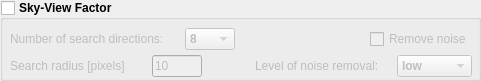
  <widget class="QGroupBox" name="group_sky_view">
   <property name="enabled">
    <bool>true</bool>
   </property>
   <property name="geometry">
    <rect>
     <x>10</x>
     <y>395</y>
     <width>481</width>
     <height>81</height>
    </rect>
   </property>
   <property name="font">
    <font>
     <weight>75</weight>
     <bold>true</bold>
    </font>
   </property>
   <property name="accessibleDescription">
    <string>sky_view_factor</string>
   </property>
   <property name="autoFillBackground">
    <bool>false</bool>
   </property>
   <property name="title">
    <string>Sky-View Factor</string>
   </property>
   <property name="flat">
    <bool>false</bool>
   </property>
   <property name="checkable">
    <bool>true</bool>
   </property>
   <property name="checked">
    <bool>false</bool>
   </property>
   <widget class="QWidget" name="layoutWidget_2">
    <property name="geometry">
     <rect>
      <x>10</x>
      <y>54</y>
      <width>192</width>
      <height>24</height>
     </rect>
    </property>
    <layout class="QHBoxLayout" name="horizontalLayout_7">
     <item>
      <widget class="QLabel" name="label_8">
       <property name="font">
        <font>
         <weight>50</weight>
         <bold>false</bold>
        </font>
       </property>
       <property name="text">
        <string>Search radius [pixels]</string>
       </property>
      </widget>
     </item>
     <item>
      <widget class="QLineEdit" name="sky_search_radius">
       <property name="sizePolicy">
        <sizepolicy hsizetype="Fixed" vsizetype="Fixed">
         <horstretch>0</horstretch>
         <verstretch>0</verstretch>
        </sizepolicy>
       </property>
       <property name="minimumSize">
        <size>
         <width>50</width>
         <height>22</height>
        </size>
       </property>
       <property name="maximumSize">
        <size>
         <width>50</width>
         <height>22</height>
        </size>
       </property>
       <property name="font">
        <font>
         <weight>50</weight>
         <bold>false</bold>
        </font>
       </property>
       <property name="accessibleDescription">
        <string>search_radius</string>
       </property>
       <property name="inputMask">
        <string>009</string>
       </property>
       <property name="text">
        <string>10</string>
       </property>
       <property name="maxLength">
        <number>3</number>
       </property>
       <property name="frame">
        <bool>true</bool>
       </property>
       <property name="placeholderText">
        <string>315</string>
       </property>
       <property name="clearButtonEnabled">
        <bool>false</bool>
       </property>
      </widget>
     </item>
    </layout>
   </widget>
   <widget class="QCheckBox" name="sky_noise">
    <property name="geometry">
     <rect>
      <x>370</x>
      <y>29</y>
      <width>261</width>
      <height>20</height>
     </rect>
    </property>
    <property name="font">
     <font>
      <weight>50</weight>
      <bold>false</bold>
     </font>
    </property>
    <property name="accessibleDescription">
     <string>remove_noise</string>
    </property>
    <property name="text">
     <string>Remove noise</string>
    </property>
   </widget>
   <widget class="QWidget" name="layoutWidget_6">
    <property name="geometry">
     <rect>
      <x>10</x>
      <y>27</y>
      <width>225</width>
      <height>24</height>
     </rect>
    </property>
    <layout class="QHBoxLayout" name="horizontalLayout_8">
     <item>
      <widget class="QLabel" name="label_9">
       <property name="font">
        <font>
         <weight>50</weight>
         <bold>false</bold>
        </font>
       </property>
       <property name="text">
        <string>Number of search directions:</string>
       </property>
      </widget>
     </item>
     <item>
      <widget class="QComboBox" name="sky_search_direction">
       <property name="maximumSize">
        <size>
         <width>50</width>
         <height>22</height>
        </size>
       </property>
       <property name="accessibleDescription">
        <string>svf_directions</string>
       </property>
       <property name="currentText">
        <string>8</string>
       </property>
       <item>
        <property name="text">
         <string>8</string>
        </property>
       </item>
       <item>
        <property name="text">
         <string>16</string>
        </property>
       </item>
       <item>
        <property name="text">
         <string>32</string>
        </property>
       </item>
      </widget>
     </item>
    </layout>
   </widget>
   <widget class="QWidget" name="">
    <property name="geometry">
     <rect>
      <x>255</x>
      <y>54</y>
      <width>217</width>
      <height>24</height>
     </rect>
    </property>
    <layout class="QHBoxLayout" name="horizontalLayout_14">
     <item>
      <widget class="QLabel" name="label_17">
       <property name="font">
        <font>
         <weight>50</weight>
         <bold>false</bold>
        </font>
       </property>
       <property name="text">
        <string>Level of noise removal:</string>
       </property>
      </widget>
     </item>
     <item>
      <widget class="QComboBox" name="noise_removal">
       <property name="minimumSize">
        <size>
         <width>75</width>
         <height>0</height>
        </size>
       </property>
       <property name="maximumSize">
        <size>
         <width>75</width>
         <height>22</height>
        </size>
       </property>
       <property name="accessibleDescription">
        <string>noise_removal</string>
       </property>
       <item>
        <property name="text">
         <string>low</string>
        </property>
       </item>
       <item>
        <property name="text">
         <string>medium</string>
        </property>
       </item>
       <item>
        <property name="text">
         <string>high</string>
        </property>
       </item>
      </widget>
     </item>
    </layout>
   </widget>
  </widget>
